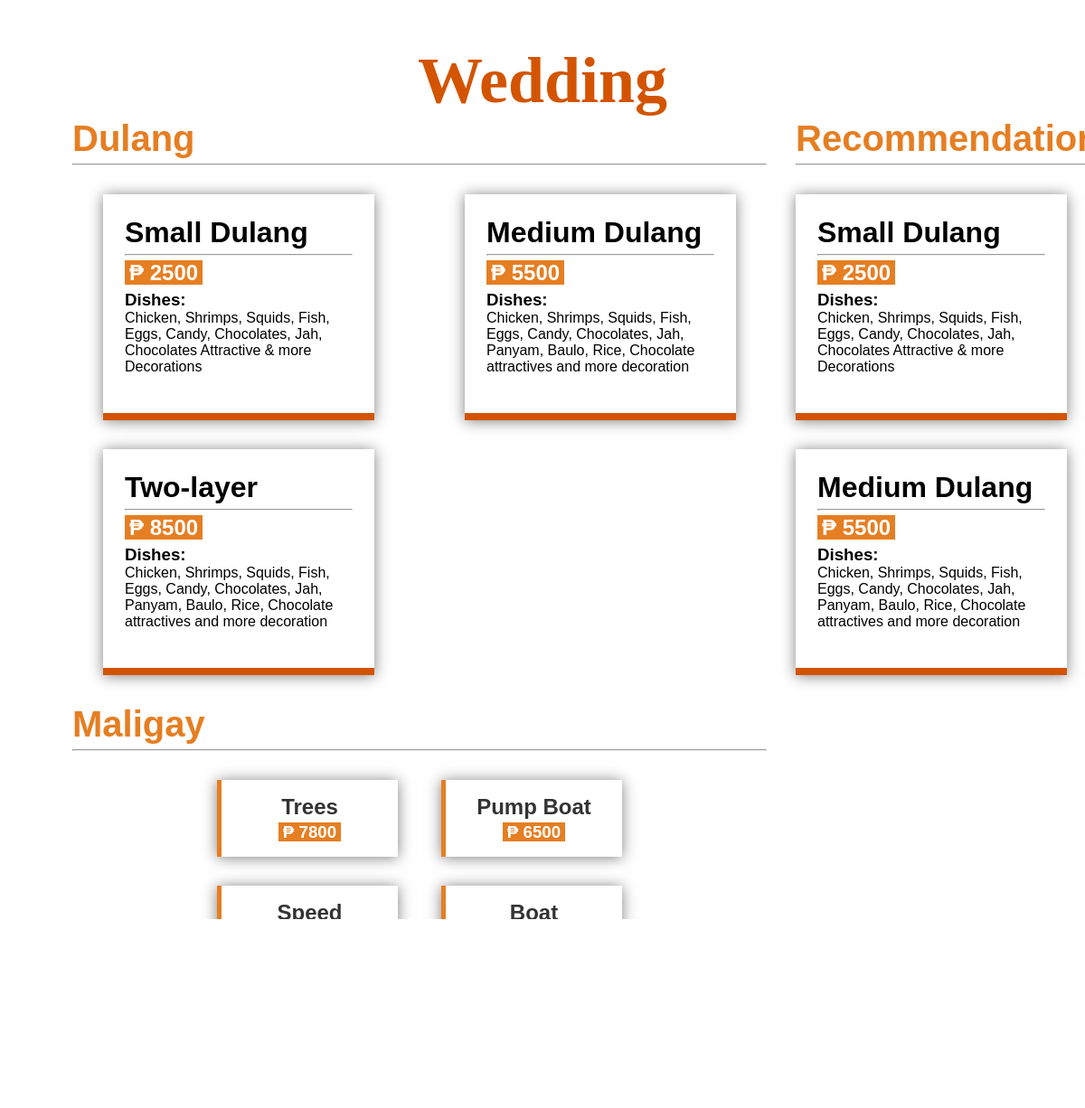
The page /dist/wedding.php on the database its author committed.
### tables this page shows
CREATE TABLE `wedding` (
  `wed_id` int(11) NOT NULL AUTO_INCREMENT,
  `price` double DEFAULT NULL,
  `menu` mediumtext,
  `name` tinytext,
  `recommendation` int(11) DEFAULT NULL,
  PRIMARY KEY (`wed_id`)
);

CREATE TABLE `wedding_addon` (
  `waddon_id` int(11) NOT NULL AUTO_INCREMENT,
  `price` double DEFAULT NULL,
  `name` tinytext,
  PRIMARY KEY (`waddon_id`)
);

### dist/wedding.php (the view, shortened to what this page needs)
<?php
    require ('scripts/database/db.php');
    $dulang = "SELECT * from wedding";
    if($result = mysqli_query($conn, $dulang)){
        $posts = mysqli_fetch_all($result, MYSQLI_ASSOC);
    }else{
        echo 'Error: ' . mysqli_error($conn);
    }
     $maligay = "SELECT * from wedding_addon";
     if($result_m = mysqli_query($conn, $maligay)){
        $maligay_posts = mysqli_fetch_all($result_m, MYSQLI_ASSOC);
    }else{
        echo 'Error: ' . mysqli_error($conn);
    }
     $rec = "SELECT * FROM wedding WHERE recommendation >= 5 LIMIT 3";
     if($result_r = mysqli_query($conn, $rec)){
        $recommend = mysqli_fetch_all($result_r, MYSQLI_ASSOC);
    }else{
        echo 'Error:' . mysqli_error($conn);
    }
?>
<!DOCTYPE html>
<html lang="en">
<head>
    <link rel="stylesheet" href="css/main.css">
    <link rel="stylesheet" href="css/all.min.css">
</head>
<body >
    <main id="event">
        <h1 class="event-title">Wedding</h1>
        <form action="user_info.php" method="get">
        <div class="choose">
            <div class="main-choose">
                    <div class="menu">
                        <div class="dish-name">
                            <h1 class="menu-title">Dulang</h1>
                            <hr>
                        </div>
                        <div class="dishes">
                        <?php foreach($posts as $post) : ?>
                        <label class="menu-list">
                                <h1 class="menu-name"><?php echo $post['name'];?></h1>
                                <hr>
                                <h2 class="menu-price"> <span class="amount">₱ <?php echo $post['price']; ?></span></h2>
                                <h3 class="menu-dishes">Dishes: </h3>
                                <p class="menu-dish"><?php echo $post['menu']; ?></p>
                            </label>
                    <?php endforeach; ?>
                        </div>
                    </div>
                    <div class="addons">
                        <div class="dish-name">
                            <h1 class="addons-title">Maligay</h1>
                            <hr>
                        </div>
                        <div class="dishes">
                        <?php foreach($maligay_posts as $maligay_post): ?>
                            <label class="addons-list">
                                <h2 class="addon-title"><?php echo $maligay_post['name'] ?></h2>
                                <h3 class="addon-price"><span class="amount">₱ <?php echo $maligay_post['price'];?></span></h3>
                            </label>
                        <?php endforeach; ?>
                        </div>
                    </div>
                </div>
                <div class="side-choose">
                <div class="menu">
                        <div class="dish-name">
                            <h1 class="menu-title">Recommendation</h1>
                            <hr>
                        </div>
                        <div class="dishes -side">
                        <?php foreach($recommend as $recommend) : ?>
                        <label class="menu-list">
                                <h1 class="menu-name"><?php echo $recommend['name'];?></h1>
                                <hr>
                                <h2 class="menu-price"> <span class="amount">₱ <?php echo $recommend['price']; ?></span></h2>
                                <h3 class="menu-dishes">Dishes: </h3>
                                <p class="menu-dish"><?php echo $recommend['menu']; ?></p>
                            </label>
                    <?php endforeach; ?>
                        </div>
                    </div>
                </div>
            </div>
            <div class="btns">
            <a href="choose.php" class="btn-link"><i class="fas fa-arrow-left"></i>Back</a>
            <button type="submit" class='btn-sub' name="order-submit">Submit</button>
            </div>
        </form>
    </main>
</body>
</html>

### rows shown on the page
wedding: name "Small Dulang", price "2500", menu "Chicken, Shrimps, Squids, Fish, Eggs, Candy, Chocolates, Jah, Chocolates Attractive & more Decorations"
wedding: name "Medium Dulang", price "5500", menu "Chicken, Shrimps, Squids, Fish, Eggs, Candy, Chocolates, Jah, Panyam, Baulo, Rice, Chocolate attractives and more decoration"
wedding: name "Two-layer", price "8500", menu "Chicken, Shrimps, Squids, Fish, Eggs, Candy, Chocolates, Jah, Panyam, Baulo, Rice, Chocolate attractives and more decoration"
wedding_addon: name "Trees", price "7800"
wedding_addon: name "Pump Boat", price "6500"
wedding_addon: name "Speed Boat"
wedding_addon: name "Boat"
